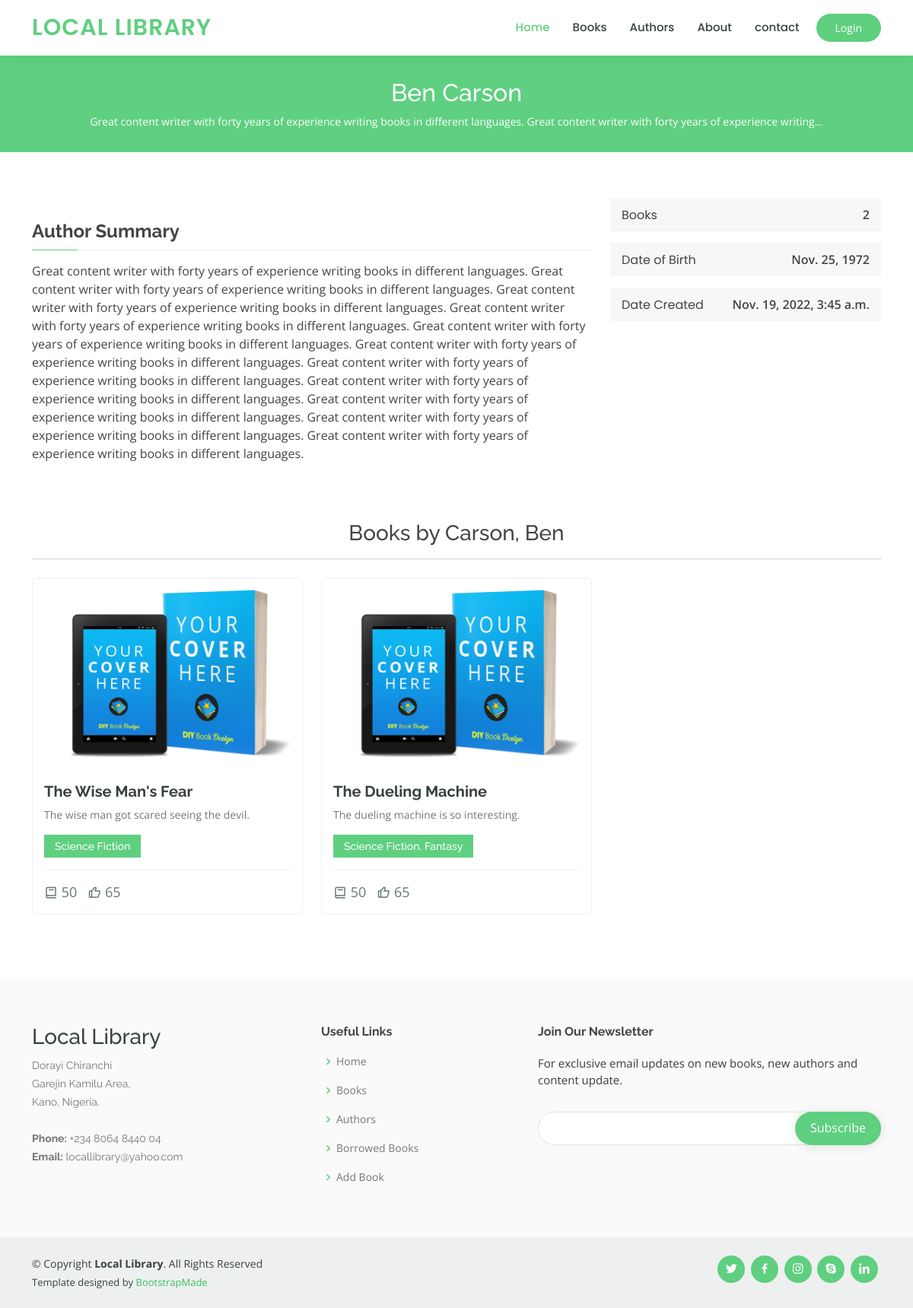
Page /catalog/author/2/ on the committed database.
### catalog/models.py (models this page shows, shortened)
class Author(models.Model):
    first_name = models.CharField(max_length=100)
    last_name = models.CharField(max_length=100)
    summary = models.TextField(
        max_length=1000, help_text="Enter a brief summary of the author", null=True)
    date_of_birth = models.DateField(null=True, blank=True)
    date_of_death = models.DateField('died', null=True, blank=True)
    created = models.DateTimeField(auto_now_add=True, null=True)
    updated = models.DateTimeField(auto_now=True, null=True)
    class Meta:
        ordering = ['last_name', 'first_name']
    def __str__(self):
        return f'{self.last_name}, {self.first_name}'

class Book(models.Model):
    title = models.CharField(max_length=200)
    author = models.ForeignKey(Author, on_delete=models.SET_NULL, null=True)
    summary = models.TextField(
        max_length=1000, help_text="Enter a brief description of the book")
    isbn = models.CharField("ISBN", max_length=13, unique=True,
                            help_text='13 characters <a href="https://www.isbn-international.org/content/what-isbn">ISBN number</a>')
    genre = models.ManyToManyField(
        Genre, help_text='Select a genre for this book')
    language = models.ForeignKey(
        Language, on_delete=models.SET_NULL, null=True)
    book_cover_image = models.ImageField(
        upload_to='book_cover_images/', null=True, default='/assets/img/book-cover2.png')
    book_content_image = models.ImageField(
        upload_to='book_content_images/', null=True, default='/assets/img/book-content.jpg')
    created = models.DateTimeField(auto_now_add=True, null=True)
    updated = models.DateTimeField(auto_now=True, null=True)
    def get_absolute_url(self):
        return reverse('book-detail', args=[str(self.id)])
    def display_genre(self):
        """Create a string for the Genre. This is required to display genre in Admin."""
        return ', '.join(genre.name for genre in self.genre.all()[:3])
    display_genre.short_description = "Genre"

class Genre(models.Model):
    name = models.CharField(
        max_length=200, help_text="Enter a book genre e.g. Science Fiction")
    def __str__(self):
        return self.name

### catalog/views.py (the view)
class AuthorDetailView(generic.DetailView):
    model = Author

### catalog/templates/catalog/author_detail.html (shortened to what this page needs)
{% extends "base_generic.html" %}
{% block content %}
<main id="main">
    <div class="breadcrumbs" data-aos="fade-in">
        <div class="container">
            <h2>{{ author.first_name }} {{ author.last_name }}</h2>
            <p>{{ author.summary|truncatechars:150 }}</p>
        </div>
    </div>
    <section id="course-details" class="course-details">
        <div class="container" data-aos="fade-up">
            <div class="row">
                <div class="col-lg-8">
                    <h3>Author Summary</h3>
                    <p>{{ author.summary }}</p>
                </div>
                <div class="col-lg-4">
                    <div class="course-info d-flex justify-content-between align-items-center">
                        <h5>Books</h5>
                        <p>{{ author.book_set.all|length }}</p>
                    </div>
                    <div class="course-info d-flex justify-content-between align-items-center">
                        <h5>Date of Birth</h5>
                        <p>{{ author.date_of_birth }}</p>
                    </div>
                    <div class="course-info d-flex justify-content-between align-items-center">
                        <h5>Date Created</h5>
                        <p>{{ author.created }}</p>
                    </div>
                </div>
            </div>
        </div>
    </section>
    <section id="cource-details-tabs" class="cource-details-tabs">
        <div class="container" data-aos="fade-up">
            <div class="text-center mb-4">
                <h3>Books by {{ author }}</h3>
                <hr>
            </div>
            <div id="courses" class="row courses">
                {% if author.book_set %}
                {% for book in author.book_set.all %}
                <div class="col-lg-4 col-md-6 d-flex align-items-stretch">
                    <div class="course-item flex-fill mb-4">
                        <img src="{{ book.book_cover_image.url }}" class="img-fluid" alt="...">
                        <div class="course-content">
                            <h3><a href="{{ book.get_absolute_url }}">{{ book.title }}</a></h3>
                            <p>{{ book.summary|truncatechars:120 }}</p>
                            <div class="d-flex justify-content-between align-items-center mb-3">
                                <h4>{{ book.genre.all|join:", " }}</h4>
                            </div>
                            <div class="trainer d-flex justify-content-between align-items-center">
                                <div class="trainer-rank d-flex align-items-center">
                                    <i class="bx bx-book"></i>&nbsp;50
                                    &nbsp;&nbsp;
                                    <i class="bx bx-like"></i>&nbsp;65
                                </div>
                            </div>
                        </div>
                    </div>
                </div>
                {% endfor %}
                {% endif %}
            </div>
        </div>
    </section>
</main>
{% endblock %}

### catalog/static/assets/css/style.css (style rules this page uses)
body { font-family: "Open Sans", sans-serif; color: #444444; }
a { color: #5fcf80; text-decoration: none; }
h1, h2, h3, h4, h5, h6 { font-family: "Raleway", sans-serif; }
section { padding: 60px 0; overflow: hidden; }
.breadcrumbs { margin-top: 73px; text-align: center; background: #5fcf80; padding: 30px 0; color: #fff; }
.breadcrumbs h2 { font-size: 32px; font-weight: 500; }
.breadcrumbs p { font-size: 14px; margin-bottom: 0; }
.courses .course-item { border-radius: 5px; border: 1px solid #eef0ef; }
.courses .course-content { padding: 15px; }
.courses .course-content h3 { font-weight: 700; font-size: 20px; }
.courses .course-content h3 a { color: #37423b; transition: 0.3s; }
.courses .course-content p { font-size: 14px; color: #777777; }
.courses .course-content h4 { font-size: 14px; background: #5fcf80; padding: 7px 14px; color: #fff; margin: 0; }
.courses .trainer { padding-top: 15px; border-top: 1px solid #eef0ef; }
.courses .trainer .trainer-rank { font-size: 18px; color: #657a6d; }
.course-details h3 { font-size: 24px; margin: 30px 0 15px 0; font-weight: 700; position: relative; padding-bottom: 10px; }
.course-details h3:before { content: ""; position: absolute; display: block; width: 100%; height: 1px; background: #eef0ef; bottom: 0; left: 0; }
.course-details h3:after { content: ""; position: absolute; display: block; width: 60px; height: 1px; background: #5fcf80; bottom: 0; left: 0; }
.course-details .course-info { background: #f6f7f6; padding: 10px 15px; margin-bottom: 15px; }
.course-details .course-info h5 { font-weight: 400; font-size: 16px; margin: 0; font-family: "Poppins", sans-serif; }
.course-details .course-info p { margin: 0; font-weight: 600; }
.cource-details-tabs { overflow: hidden; padding-top: 0; }

### rows in the picture
Author: first_name "Ben", last_name "Carson", summary "Great content writer with forty years of experience writing books in different languages. Great content writer with forty years of experience writing…", summary "Great content writer with forty years of experience writing books in different languages. Great content writer with forty years of experience writing books in different languages. Great content writer with forty years of experience writing books in different languages. Great content writer with forty years of experience writing books in different languages. Great content writer with forty years of experience writing books in different languages. Great content writer with forty years of experience writing books in different languages. Great content writer with forty years of experience writing books in different languages. Great content writer with forty years of experience writing books in…", book_set.all|length "2", date_of_birth "Nov. 25, 1972", created "Nov. 19, 2022, 3:45 a.m.", last_name+first_name "Carson, Ben"
Book: book_cover_image (picture), title "The Wise Man's Fear", summary "The wise man got scared seeing the devil.", genre.all "Science Fiction"
Book: book_cover_image (picture), title "The Dueling Machine", summary "The dueling machine is so interesting.", genre.all "Science Fiction, Fantasy"
